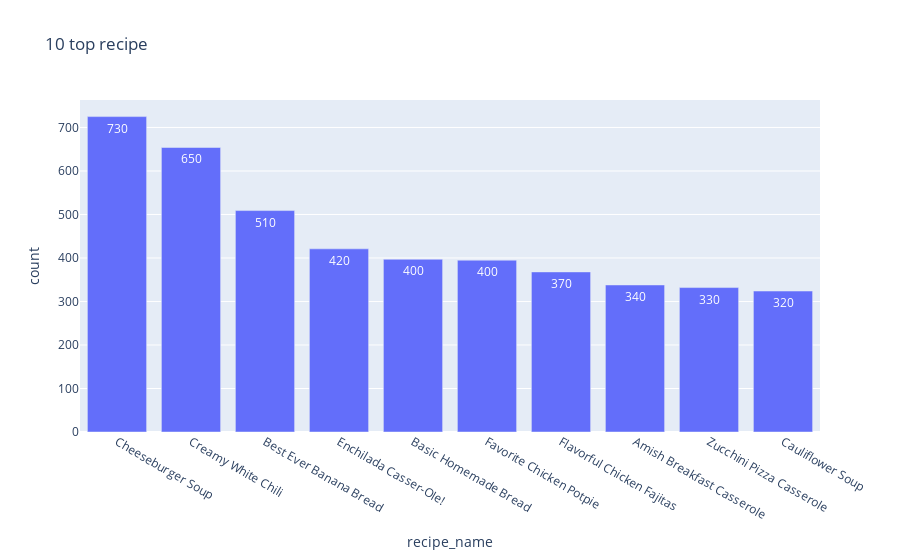

Here is the notebook cell this chart was saved with:
### Code cell
fig = px.bar(top_10_recipe, x='recipe_name', y='count', title = '10 top recipe', text_auto='.2s')
fig.show()

### Figure 1 — Plotly figure (JSON) as saved in the notebook; plotly's stock layout.template omitted (floating-point values rounded to 4 significant figures)
{"data": [{"alignmentgroup": "True", "hovertemplate": "recipe_name=%{x}<br>count=%{y}<extra></extra>", "legendgroup": "", "marker": {"color": "#636efa", "pattern": {"shape": ""}}, "name": "", "offsetgroup": "", "orientation": "v", "showlegend": false, "textposition": "auto", "texttemplate": "%{y:.2s}", "type": "bar", "x": ["Cheeseburger Soup", "Creamy White Chili", "Best Ever Banana Bread", "Enchilada Casser-Ole!", "Basic Homemade Bread", "Favorite Chicken Potpie", "Flavorful Chicken Fajitas", "Amish Breakfast Casserole", "Zucchini Pizza Casserole", "Cauliflower Soup"], "xaxis": "x", "y": [725, 654, 509, 421, 397, 395, 368, 338, 332, 324], "yaxis": "y"}], "layout": {"barmode": "relative", "legend": {"tracegroupgap": 0}, "title": {"text": "10 top recipe"}, "xaxis": {"anchor": "y", "domain": [0, 1], "title": {"text": "recipe_name"}}, "yaxis": {"anchor": "x", "domain": [0, 1], "title": {"text": "count"}}}}
